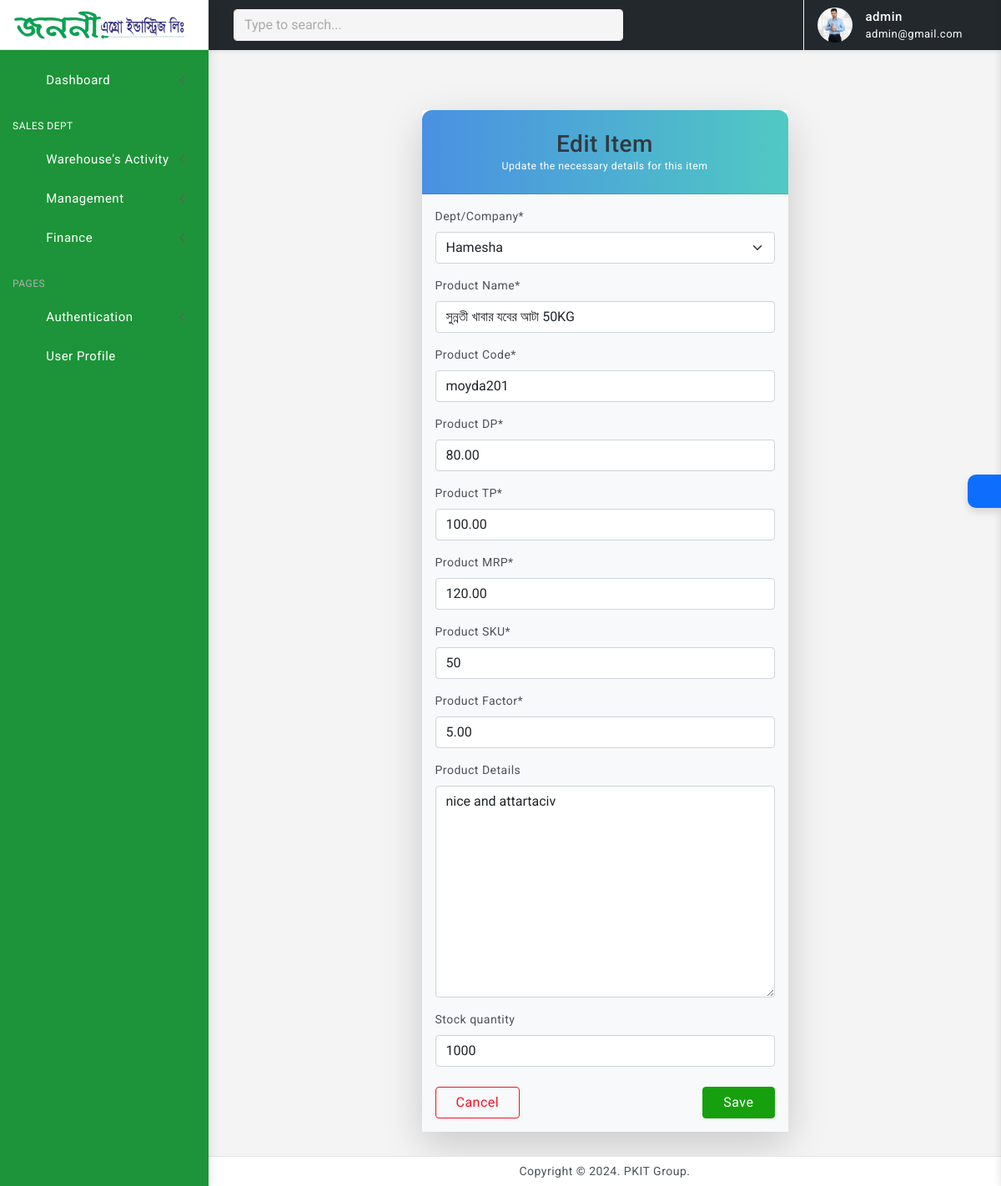
The app's page /products/edit/2/ (signed in) with its own data.
### user/models.py (models this page shows, shortened)
class Profile(models.Model):
    customer = models.OneToOneField(User, on_delete=models.CASCADE)
    address = models.CharField(max_length=200)
    phone = models.CharField(max_length=50)
    image = models.ImageField(default='default.png', upload_to='profile_images')
    nid = models.CharField(max_length=20, unique=True, blank=True, null= True)
    title= models.CharField(max_length=40, blank=True, null= True)
    salary = models.DecimalField(max_digits=10, decimal_places=2, blank=True, null= True)
    joining_date = models.DateField(blank=True, null= True)
    HEAD_OFFICE = 'HEAD_OFFICE'
    FACTORY = 'FACTORY'
    OTHERS='OTHERS'
    JOB_LOCATION_CHOICES = [
        (HEAD_OFFICE, 'Head Office'),
        (FACTORY, 'Factory'),
        (OTHERS, 'others'),
    ]
    job_location = models.CharField(max_length=20, choices=JOB_LOCATION_CHOICES, blank=True, null= True)
    zones = models.ManyToManyField(Zone, blank=True, verbose_name="Dealer Zones")
    products = models.ManyToManyField(Product, blank=True, verbose_name="Dealer Products")

### dashboard/models.py (models this page shows, shortened)
class Product(models.Model):
    department = models.ForeignKey(Department, on_delete=models.CASCADE, verbose_name="Dept/Company")
    name = models.CharField(max_length=200, verbose_name="Product Name")
    product_code = models.CharField(max_length=100, unique=True, verbose_name="Product Code")
    product_dp = models.DecimalField(max_digits=10, decimal_places=2, verbose_name="Product DP")
    product_tp = models.DecimalField(max_digits=10, decimal_places=2, verbose_name="Product TP")
    product_mrp = models.DecimalField(max_digits=10, decimal_places=2, verbose_name="Product MRP")
    product_sku = models.CharField(max_length=100, verbose_name="Product SKU")
    product_factor = models.DecimalField(max_digits=10, decimal_places=2, verbose_name="Product Factor")
    product_details = models.TextField(verbose_name="Product Details", blank=True, null=True)
    stock_quantity = models.PositiveIntegerField(null=True, blank= True)

class Department(models.Model):
    name = models.CharField(max_length=200, verbose_name="Department/Company Name")
    def __str__(self):
        return self.name

### dashboard/decorators.py (the view)
        def wrapper(request, *args, **kwargs):
            group = None
            if request.user.groups.exists():
                group = request.user.groups.all()[0].name
            if group in allowed_roles:
                return view_func(request, *args, **kwargs)
            else:
                return HttpResponse('You are not authorized to view this page')

### dashboard/forms.py
class ProductForm(forms.ModelForm):
    class Meta:
        model = Product
        fields = '__all__'

### owner/views.py (called while the page is built)
@login_required(login_url='user-login')
@allowed_users(allowed_roles=['Admin'])
def product_edit(request, pk):
    item = Product.objects.get(id=pk)
    if request.method == 'POST':
        form = ProductForm(request.POST, instance=item)
        if form.is_valid():
            form.save()
            return redirect('dashboard-products')
    else:
        form = ProductForm(instance=item)
    is_admin = request.user.groups.filter(name='Admin').exists()
    is_finance = request.user.groups.filter(name='Finance').exists()
    context = {
        'form': form,
        'is_admin': is_admin,
        'is_finance': is_finance,
    }
    return render(request, 'dashboard/products_edit.html', context)

### templates/dashboard/products_edit.html (shortened to what this page needs)
{% extends 'partials/base0.html' %}
{% load crispy_forms_tags %}
{% load static %}
{% block content %}
<div class="page-wrapper">
    <div class="page-content">
        <div class="row justify-content-center mt-5">
            <div class="col-md-8 col-lg-6">
                <div class="card shadow-lg border-0">
                    <div class="card-header bg-gradient-primary text-white text-center py-4" style="border-top-left-radius: 0.75rem; border-top-right-radius: 0.75rem;">
                        <h3 class="mb-0">Edit Item</h3>
                        <p class="mb-0 small">Update the necessary details for this item</p>
                    </div>
                    <div class="card-body bg-light">
                        <form method="POST" enctype="multipart/form-data">
                            <div class="form-group mb-4">
                                {{ form|crispy }}
                            </div>
                            <div class="d-flex justify-content-between align-items-center">
                                <a href="{% url 'dashboard-products' %}" class="btn btn-outline-danger px-4">Cancel</a>
                                <button type="submit" class="btn btn-success px-4">Save</button>
                            </div>
                        </form>
                    </div>
                </div>
            </div>
        </div>
    </div>
</div>
{% endblock %}

### templates/partials/base0.html (shortened to what this page needs)
<!doctype html>
<html lang="en">
{% load static %}
<head>
	<link href="{% static 'assets/plugins/vectormap/jquery-jvectormap-2.0.2.css' %}" rel="stylesheet"/>
	<link href="{% static 'assets/plugins/simplebar/css/simplebar.css' %}" rel="stylesheet" />
	<link href="{% static 'assets/plugins/perfect-scrollbar/css/perfect-scrollbar.css' %}" rel="stylesheet" />
	<link href="{% static 'assets/plugins/metismenu/css/metisMenu.min.css' %}" rel="stylesheet" />
	<link href="{% static 'assets/css/pace.min.css' %}" rel="stylesheet" />
	<link href="{% static 'assets/css/bootstrap.min.css' %}" rel="stylesheet">
	<link href="{% static 'assets/css/app.css' %}" rel="stylesheet">
	<link href="{% static 'assets/css/icons.css' %}" rel="stylesheet">
	<link rel="stylesheet" href="{% static 'assets/css/dark-theme.css' %}" />
	<link rel="stylesheet" href="{% static 'assets/css/semi-dark.css' %}" />
	<link rel="stylesheet" href="{% static 'assets/css/header-colors.css' %}" />
		<link rel="stylesheet" href="https://use.fontawesome.com/releases/v5.15.2/css/all.css"
>
</head>
<body>
	<div class="wrapper">
		<div class="sidebar-wrapper" data-simplebar="true" style="background-color: #1d9439; " >
			<div class="sidebar-header">
				<div>
					<a href="{% url 'warehouse-index' %}" class="has-arrow">
						<img src="{% static 'assets/images/logo.png' %}" class="logo-icon" alt="logo icon" style="width: 210px; height: 170;">
					</a>
				</div>
				<div class="toggle-icon ms-auto"><i class='bx bx-arrow-to-left'></i>
				</div>
			</div>
			<ul class="metismenu" id="menu" >
				<li>
					{% if is_admin %}
					<a href="{% url 'home' %}" class="has-arrow">
						<div style="color: #FFFFFF; "class="parent-icon"><i class='bx bx-home-circle'></i>
						</div>
						<div class="menu-title" style="color: #FFFFFF;">Dashboard</div>
					</a>
                    {% endif %}
				</li>
				<li class="menu-label" style="color: #FFFFFF;">Sales Dept</li>
				{% if is_admin %}
				<li>
					<a class="has-arrow" href="javascript:;">
						<div style="color: #FFFFFF; " class="parent-icon"><i class='bx bx-bookmark-heart'></i>
						</div>
						<div class="menu-title" style="color: #FFFFFF;">Warehouse's Activity</div>
					</a>
				</li>
				<li>
					<a class="has-arrow" href="javascript:;">
						<div style="color: #FFFFFF; " class="parent-icon"> <i class="bx bx-donate-blood"></i>
						</div>
						<div class="menu-title" style="color: #FFFFFF;">Management</div>
					</a>
				</li>
				{% endif %}
				{% if is_finance %}
				<li>
					<a class="has-arrow" href="javascript:;">
						<div style="color: #FFFFFF; " class="parent-icon"><i class='bx bx-message-square-edit'></i>
						</div>
						<div class="menu-title" style="color: #FFFFFF;">Finance</div>
					</a>
				</li>
				{% endif %}
				<li class="menu-label">Pages</li>
				<li>
					<a class="has-arrow" href="javascript:;">
						<div style="color: #FFFFFF; " class="parent-icon"><i class="bx bx-lock"></i>
						</div>
						<div style="color: #FFFFFF; " class="menu-title">Authentication</div>
					</a>
				</li>
				<li>
					<a href="{% url 'user-profile' %}">
						<div style="color: #FFFFFF; " class="parent-icon"><i class="bx bx-user-circle"></i>
						</div>
						<div class="menu-title" style="color: #FFFFFF;">User Profile</div>
					</a>
				</li>
			</ul>
		</div>
		<header>
			<div class="topbar d-flex align-items-center"  style="background-color:#23282c;" >
				<nav class="navbar navbar-expand">
					<div class="search-bar flex-grow-1">
						<div class="position-relative search-bar-box">
							<input type="text" class="form-control search-control" placeholder="Type to search..."> <span class="position-absolute top-50 search-show translate-middle-y"><i class='bx bx-search'></i></span>
						</div>
					</div>
					<div class="top-menu ms-auto">
						<ul class="navbar-nav align-items-center">
							<li class="nav-item dropdown dropdown-large">
								<a style="color: white;" class="nav-link dropdown-toggle dropdown-toggle-nocaret" href="#" role="button" data-bs-toggle="dropdown" aria-expanded="false">	<i class='bx bx-category'></i>
								</a>
							</li>
						</ul>
					</div>
					<div class="user-box dropdown">
						<a class="d-flex align-items-center nav-link dropdown-toggle dropdown-toggle-nocaret" href="#" role="button" data-bs-toggle="dropdown" aria-expanded="false">
							<img src="{{ user.profile.image.url }}" class="user-img" alt="user avatar">
							<div class="user-info ps-3">
								<p style="color: white;" class="user-name mb-0">{{ user.username }}</p>
								<p style="color: white;" class="designattion mb-0">{{ user.email }}</p>
							</div>
						</a>
					</div>
				</nav>
			</div>
		</header>
        {% block content %}
        {% endblock %}
		<footer class="page-footer">
			<p class="mb-0">Copyright © 2024. PKIT Group.</p>
		</footer>
	</div>
	<div class="switcher-wrapper">
		<div class="switcher-btn"> <i class='bx bx-cog bx-spin'></i>
		</div>
	</div>
</body>
</html>

### static/assets/css/app.css (style rules this page uses)
body { font-size: 14px; color: #4c5258; letter-spacing: .5px; background-color: #f4f4f4; overflow-x: hidden; font-family: Roboto, sans-serif }
a { text-decoration: none }
.wrapper { width: 100%; position: relative }
.sidebar-wrapper { width: 250px; height: 100%; position: fixed; top: 0; bottom: 0; left: 0; background: #fff; border-right: 0 solid #e4e4e4; z-index: 11; box-shadow: 0 .3rem .8rem rgba(0, 0, 0, .12)!important; transition: all .2s ease-out }
.sidebar-header { width: 250px; height: 60px; display: flex; align-items: center; position: absolute; top: 0; bottom: 0; padding: 0 15px; z-index: 5; background: #fff; background-clip: padding-box; border-bottom: 1px solid #e4e4e4 }
.logo-icon { width: 30px }
.toggle-icon { font-size: 22px; cursor: pointer; color: #0d6efd }
.topbar { position: fixed; top: 0; left: 250px; right: 0; height: 60px; background: #fff; border-bottom: 1px solid rgb(228 228 228 / 0%); z-index: 10; box-shadow: 0 .125rem .25rem rgba(0, 0, 0, .075)!important }
.topbar .navbar { width: 100%; height: 60px; padding-left: 30px; padding-right: 30px }
.page-wrapper { height: 100%; margin-top: 60px; margin-bottom: 30px; margin-left: 250px }
.page-content { padding: 1.5rem 1.5rem 0.7rem 1.5rem }
.page-footer { background: #fff; left: 250px; right: 0; bottom: 0; position: fixed; text-align: center; padding: 7px; font-size: 14px; border-top: 1px solid #e4e4e4; z-index: 3 }
.sidebar-wrapper ul { padding: 0; margin: 0; list-style: none; background: 0 0 }
.sidebar-wrapper .metismenu { background: 0 0; display: -webkit-box; display: -ms-flexbox; display: flex; padding: 10px; margin-top: 60px; -webkit-box-orient: vertical; -webkit-box-direction: normal; -ms-flex-direction: column; flex-direction: column }
.sidebar-wrapper .metismenu li+li { margin-top: 5px }
.sidebar-wrapper .metismenu li:first-child { margin-top: 5px }
.sidebar-wrapper .metismenu li:last-child { margin-bottom: 5px }
.sidebar-wrapper .metismenu>li { display: -webkit-box; display: -ms-flexbox; display: flex; -webkit-box-orient: vertical; -webkit-box-direction: normal; -ms-flex-direction: column; flex-direction: column; position: relative }
.sidebar-wrapper .metismenu a { position: relative; display: flex; align-items: center; justify-content: left; padding: 8px 15px; font-size: 15px; color: #5f5f5f; outline-width: 0; text-overflow: ellipsis; overflow: hidden; letter-spacing: .5px; border: 1px solid #ffffff00; transition: all .3s ease-out }
.sidebar-wrapper .metismenu a .parent-icon { font-size: 24px; line-height: 1 }
.sidebar-wrapper .metismenu a .menu-title { margin-left: 10px }
.menu-label { padding: 20px 15px 5px 5px; color: #b0afaf; text-transform: uppercase; font-size: 12px; letter-spacing: .5px }
.metismenu .has-arrow:after { position: absolute; content: ""; width: .5em; height: .5em; border-style: solid; border-width: 1.2px 0 0 1.2px; border-color: initial; right: 15px; transform: rotate(-45deg) translateY(-50%); transform-origin: top; top: 50%; transition: all .3s ease-out }
input::placeholder { color: #000!important; opacity: .3!important }
.search-bar-box { width: 75% }
.search-control { background-color: #f6f5f5; border: 1px solid #f2efef; padding-right: 2.5rem }
.search-show { font-size: 18px; right: 15px }
.topbar .navbar .navbar-nav .nav-link { padding-right: .8rem; padding-left: .8rem; color: #252323; font-size: 22px }
.dropdown-toggle-nocaret:after { display: none }
.user-img { width: 42px; height: 42px; border-radius: 50%; border: 0 solid #e5e5e5; padding: 0 }
.user-info .user-name { font-size: 15px; font-weight: 500; color: #413c3c }
.user-info .designattion { font-size: 13px; color: #a9a8a8 }
.user-box { display: flex; align-items: center; height: 60px; border-left: 1px solid #f0f0f0; margin-left: 1rem }
.dropdown-large { position: relative }
.switcher-wrapper { width: 280px; height: 100%; position: fixed; right: -280px; top: 0; bottom: 0; z-index: 16; background: #fff; border-left: 0 solid #d2d2d2; box-shadow: 0 .3rem .6rem rgba(0, 0, 0, .13); transition: all .2s ease-out }
.switcher-btn { width: 40px; height: 40px; line-height: 40px; font-size: 24px; background: #0d6efd; box-shadow: 0 .3rem .6rem rgba(0, 0, 0, .13); color: #fff; text-align: center; border-top-left-radius: 10px; border-bottom-left-radius: 10px; position: absolute; top: 40%; right: 100%; cursor: pointer }

### templates/dashboard/products_edit.html (style rules this page uses)
.bg-gradient-primary { background: linear-gradient(90deg, #4a90e2, #50c9c3); }
.btn { transition: all 0.3s ease-in-out; }

### records on screen
Product: department "Hamesha", product_code "moyda201", product_dp "80.00", product_tp "100.00", product_mrp "120.00", product_sku "50", product_factor "5.00", product_details "nice and attartaciv", stock_quantity "1000"
Department: name "সুন্নতী খাবার যবের আটা 50KG"

### other values on screen
{{ user.username }} "admin"
{{ user.email }} "admin@gmail.com"
